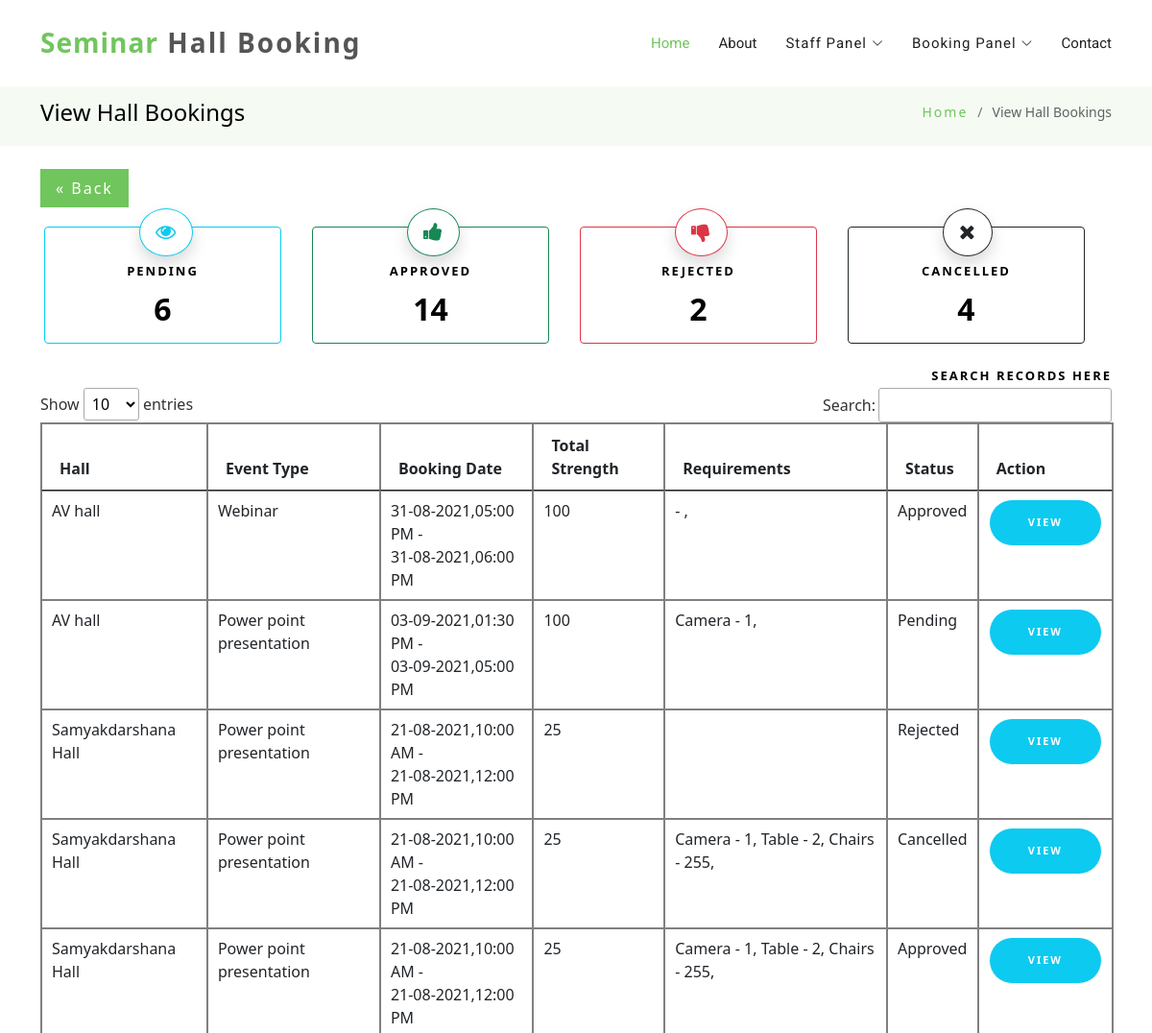
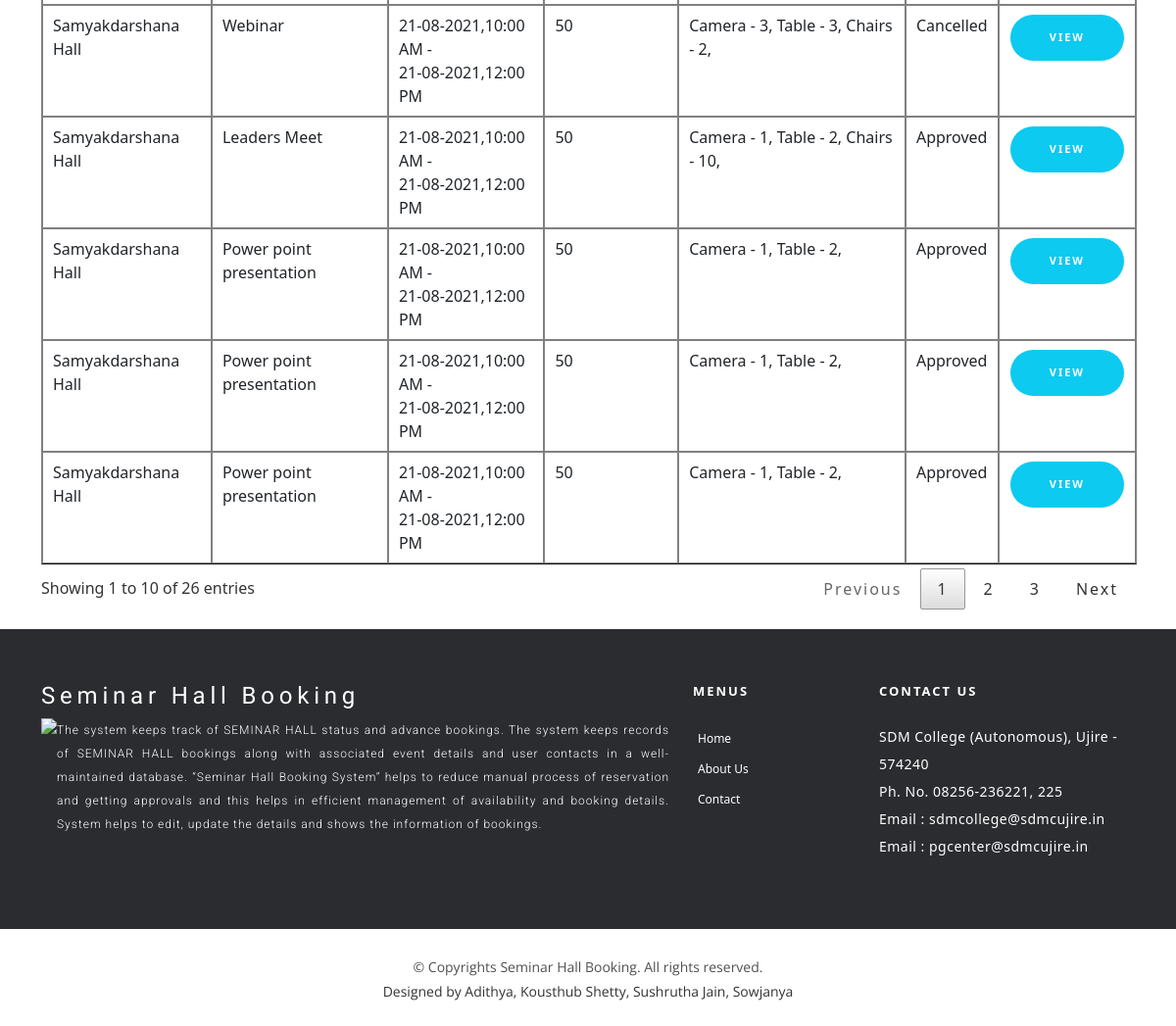
/viewbookings.php (signed in), run on the app's committed database (2 pictures, top to bottom).
### tables this page shows
CREATE TABLE `hall_booking` (
  `hall_booking_id` bigint(20) NOT NULL,
  `hallid` bigint(20) NOT NULL,
  `booked_date` datetime NOT NULL,
  `department_id` bigint(20) NOT NULL,
  `staffid` bigint(20) NOT NULL,
  `eventtypeid` bigint(20) NOT NULL,
  `booking_start_dt_tim` datetime NOT NULL,
  `booking_end_dt_tim` datetime DEFAULT NULL,
  `booking_reason` text NOT NULL,
  `total_strength` int(11) NOT NULL,
  `staff_note` text NOT NULL,
  `requirements` text NOT NULL,
  `admin_note` text NOT NULL,
  `event_description` text NOT NULL,
  `gallery` text NOT NULL,
  `status` varchar(10) NOT NULL
);

CREATE TABLE `hall` (
  `hallid` bigint(20) NOT NULL,
  `hallname` varchar(50) NOT NULL,
  `halldescription` text NOT NULL,
  `max_capacity` bigint(20) NOT NULL,
  `hallimage` varchar(300) NOT NULL,
  `hall_status` varchar(10) NOT NULL
);

CREATE TABLE `eventtype` (
  `eventtypeid` bigint(20) NOT NULL,
  `eventtype` varchar(25) NOT NULL,
  `eventicon` varchar(300) NOT NULL,
  `eventdescription` text NOT NULL,
  `status` varchar(10) NOT NULL
);

### viewbookings.php (the view, shortened to what this page needs)
<?php
include("header.php");
?>
  <main id="main">
    <section class="breadcrumbs">
      <div class="container">
        <div class="d-flex justify-content-between align-items-center">
          <h2>View Hall Bookings  <?php
           ?></h2>
          <ol>
            <li><a href="index.php">Home</a></li>
            <li>View Hall Bookings</li>
          </ol>
        </div>
      </div>
    </section>
    <section class="inner-page pt-4">
      <div class="container">
      <a href="#" class="back" onclick="window.history.back()" >&laquo; Back</a>
	  <p>
<div class="jumbotron">
<div class="row w-100">
        <div class="col-md-3" style="cursor: pointer;" onclick="window.location='viewbookings.php?st=Pending'">
            <div class="card border-info mx-sm-1 p-3 divpendingblock">
                <div class="card border-info shadow text-info p-3 my-card" ><span class="fa fa-eye fa-lg" aria-hidden="true"></span></div>
                <div class="text-info text-center mt-3"><h4>Pending</h4></div>
                <div class="text-info text-center mt-2"><h2><?php
$sql ="SELECT hall_booking.*, hall.hallname, department.department_name, staff.staffname, eventtype.eventtype FROM hall_booking LEFT JOIN hall ON hall_booking.hallid=hall.hallid LEFT JOIN department ON department.department_id=hall_booking.department_id LEFT JOIN staff ON staff.staffid=hall_booking.staffid LEFT JOIN eventtype ON eventtype.eventtypeid=hall_booking.eventtypeid";
$sql = $sql . " WHERE (hall_booking.status='Pending' OR hall_booking.status='Inactive') AND hall_booking.staffid='$_SESSION[staffid]'";
$qsql = mysqli_query($con,$sql);
echo mysqli_num_rows($qsql);
				?></h2></div>
            </div>
        </div>
        <div class="col-md-3" onclick="window.location='viewbookings.php?st=Approved'">
            <div class="card border-success mx-sm-1 p-3 divapprovedblock">
                <div class="card border-success shadow text-success p-3 my-card "><span class="fa fa-thumbs-up fa-lg" aria-hidden="true"></span></div>
                <div class="text-success text-center mt-3"><h4>Approved</h4></div>
                <div class="text-success text-center mt-2"><h2><?php
$sql ="SELECT hall_booking.*, hall.hallname, department.department_name, staff.staffname, eventtype.eventtype FROM hall_booking LEFT JOIN hall ON hall_booking.hallid=hall.hallid LEFT JOIN department ON department.department_id=hall_booking.department_id LEFT JOIN staff ON staff.staffid=hall_booking.staffid LEFT JOIN eventtype ON eventtype.eventtypeid=hall_booking.eventtypeid";
$sql = $sql . " WHERE hall_booking.status='Approved' AND hall_booking.staffid='$_SESSION[staffid]'";
$qsql = mysqli_query($con,$sql);
echo mysqli_num_rows($qsql);
				?></h2></div>
            </div>
        </div>
        <div class="col-md-3" onclick="window.location='viewbookings.php?st=Rejected'">
            <div class="card border-danger mx-sm-1 p-3 divrejectedblock">
                <div class="card border-danger shadow text-danger p-3 my-card " ><span class="fa fa-thumbs-down fa-lg " aria-hidden="true"></span></div>
                <div class="text-danger text-center mt-3"><h4>Rejected</h4></div>
                <div class="text-danger text-center mt-2"><h2><?php
$sql ="SELECT hall_booking.*, hall.hallname, department.department_name, staff.staffname, eventtype.eventtype FROM hall_booking LEFT JOIN hall ON hall_booking.hallid=hall.hallid LEFT JOIN department ON department.department_id=hall_booking.department_id LEFT JOIN staff ON staff.staffid=hall_booking.staffid LEFT JOIN eventtype ON eventtype.eventtypeid=hall_booking.eventtypeid";
$sql = $sql . " WHERE hall_booking.status='Rejected' AND hall_booking.staffid='$_SESSION[staffid]'";
$qsql = mysqli_query($con,$sql);
echo mysqli_num_rows($qsql);
				?></h2></div>
            </div>
        </div>
        <div class="col-md-3" onclick="window.location='viewbookings.php?st=Cancelled'">
            <div class="card border-dark mx-sm-1 p-3 divrcancelledblock">
                <div class="card border-dark shadow text-dark p-3 my-card" ><span class="fa fa-close fa-lg " aria-hidden="true"></span></div>
                <div class="text-dark text-center mt-3"><h4>Cancelled</h4></div>
                <div class="text-dark text-center mt-2"><h2><?php
$sql ="SELECT hall_booking.*, hall.hallname, department.department_name, staff.staffname, eventtype.eventtype FROM hall_booking LEFT JOIN hall ON hall_booking.hallid=hall.hallid LEFT JOIN department ON department.department_id=hall_booking.department_id LEFT JOIN staff ON staff.staffid=hall_booking.staffid LEFT JOIN eventtype ON eventtype.eventtypeid=hall_booking.eventtypeid";
$sql = $sql . " WHERE hall_booking.status='Cancelled' AND hall_booking.staffid='$_SESSION[staffid]'";
$qsql = mysqli_query($con,$sql);
echo mysqli_num_rows($qsql);
				?></h2></div>
            </div>
        </div>
     </div>
</div>
	  </p>
        <p>
        <h4 style="text-align:right;">Search Records Here<i class="fa fa-down" aria-hidden="true"></i></i></h4>
<table id="datatableplugin"  class="table table-bordered">
  <thead>
  <tr>
    <th>Hall</th>
    <th>Event Type</th>
    <th>Booking Date</th>
    <th>Total Strength</th>
    <th>Requirements</th>
    <th>Status</th>
    <th>Action</th>
  </tr>
  </thead>
  <tbody>
<?php
$sql ="SELECT hall_booking.*, hall.hallname, department.department_name, staff.staffname, eventtype.eventtype,hall_booking.status as hall_bookingstatus FROM hall_booking LEFT JOIN hall ON hall_booking.hallid=hall.hallid LEFT JOIN department ON department.department_id=hall_booking.department_id LEFT JOIN staff ON staff.staffid=hall_booking.staffid LEFT JOIN eventtype ON eventtype.eventtypeid=hall_booking.eventtypeid WHERE hall_booking.staffid='$_SESSION[staffid]'";
if($_GET['st'] == 'Pending')
{
	$sql = $sql . " AND hall_booking.status='$_GET[st]'";
}
else if($_GET['st'] == 'Approved')
{
	$sql = $sql . " AND hall_booking.status='$_GET[st]'";
}
else if($_GET['st'] == 'Rejected')
{
	$sql = $sql . " AND hall_booking.status='$_GET[st]'";
}
else if($_GET['st'] == 'Cancelled')
{
  $sql = $sql . " AND hall_booking.status='$_GET[st]'";
}
else
{
	$sql = $sql . " AND hall_booking.status!=''";
}
$qsql = mysqli_query($con,$sql);
while($rs = mysqli_fetch_array($qsql))
{
	$req = unserialize($rs['requirements']);
	$reqrec= "";
	for($i=0;$i<count($req['equipmentqty']);$i++)
	{
		$reqrec = $reqrec . $req['equipment_type'][$i] . " - " . $req['equipmentqty'][$i] . ", ";
	}
	echo "
    <tr>
        <td>"  . $rs['hallname'] . "</td>
        <td>"  . $rs['eventtype'] . "</td>
        <td>"  .  date("d-m-Y",strtotime($rs['booking_start_dt_tim'])) .",". date("h:i A",strtotime($rs['booking_start_dt_tim'])) . " -<br> " . date("d-m-Y",strtotime($rs['booking_end_dt_tim'])) .",". date("h:i A",strtotime($rs['booking_end_dt_tim'])) . "</td>
        <td>"  . $rs['total_strength'] . "</td>
        <td>"  . $reqrec . "</td>
        <td>"  . $rs['hall_bookingstatus'] . "</td>
        <td><a href='hall_booking_acknowledgement.php?hall_booking_id=$rs[hall_booking_id]' class='btn btn-info' style='width: 100%;' >View</a></td>
    </tr>
  ";
}
?>
  </tbody>
</table>
        </p>
      </div>
    </section>
</main>
<?php include("footer.php"); ?>

### assets/css/style.css (style rules this page uses)
body { background-color: #fff; color: #333; }
h1, h2, h3, h4, h5, h6 { margin: 0; }
h2 { color: #000; font-weight: 600; }
h4 { color: #000; font-size: 13px; font-weight: 700; letter-spacing: 2px; text-transform: uppercase; line-height: 2; }
a { letter-spacing: 2px; text-decoration: none; color: #71c55d; }
li { color: #626262; font-size: 13px; font-weight: 400; letter-spacing: 2px; line-height: 30px; text-transform: capitalize; }
p { color: #505050; font-size: 14px; font-weight: 300; letter-spacing: 0.5px; line-height: 2; margin-bottom: 20px; }
span { letter-spacing: 1px; }
.btn { border: 1px solid #fff; border-radius: 50px; color: #fff; font-size: 11px; font-weight: 600; padding: 15px 40px; text-transform: uppercase; transition: all 0.5s ease-in-out 0s; }
.fa { text-decoration: none; font-size: 13px; }
section { overflow: hidden; }
.breadcrumbs { padding: 20px 0; background-color: #f5fbf3; min-height: 40px; margin-top: 82px; }
.breadcrumbs h2 { font-size: 24px; font-weight: 300; margin: 0; }
.breadcrumbs ol { display: flex; flex-wrap: wrap; list-style: none; padding: 0; margin: 0; }
.breadcrumbs ol li { letter-spacing: 0; font-size: 14px; }
.breadcrumbs ol li + li { padding-left: 10px; }
.breadcrumbs ol li + li::before { display: inline-block; padding-right: 10px; color: #6c757d; content: "/"; }

### header.php (style rules this page uses)
table.table-bordered { border:1px solid grey; margin-top:20px; }
table.table-bordered > thead > tr > th { border:1px solid grey; }
table.table-bordered > tbody > tr > td { border:1px solid grey; }
.back { text-decoration: none; display: inline-block; padding: 8px 16px; text-decoration: none; display: inline-block; padding: 8px 16px; background-color: #71c55d; color: white; }

### viewbookings.php (style rules this page uses)
.my-card { position:absolute; left:40%; top:-20px; border-radius:50%; }

### data on the page
hall_booking: hallid.hallname "Samyakdarshana Hall", eventtypeid.eventtype "Power point presentation", booking_start_dt_tim "21-08-2021", booking_start_dt_tim "10:00 AM", booking_end_dt_tim "21-08-2021", booking_end_dt_tim "12:00 PM", total_strength "25", status "Rejected"
hall_booking: hallid.hallname "Samyakdarshana Hall", eventtypeid.eventtype "Power point presentation", booking_start_dt_tim "21-08-2021", booking_start_dt_tim "10:00 AM", booking_end_dt_tim "21-08-2021", booking_end_dt_tim "12:00 PM", total_strength "25", requirements "Camera - 1, Table - 2, Chairs - 255,", status "Cancelled"
hall_booking: hallid.hallname "Samyakdarshana Hall", eventtypeid.eventtype "Power point presentation", booking_start_dt_tim "21-08-2021", booking_start_dt_tim "10:00 AM", booking_end_dt_tim "21-08-2021", booking_end_dt_tim "12:00 PM", total_strength "25", requirements "Camera - 1, Table - 2, Chairs - 255,", status "Approved"
hall_booking: hallid.hallname "Samyakdarshana Hall", eventtypeid.eventtype "Webinar", booking_start_dt_tim "21-08-2021", booking_start_dt_tim "10:00 AM", booking_end_dt_tim "21-08-2021", booking_end_dt_tim "12:00 PM", total_strength "50", requirements "Camera - 3, Table - 3, Chairs - 2,", status "Cancelled"
hall_booking: hallid.hallname "Samyakdarshana Hall", eventtypeid.eventtype "Leaders Meet", booking_start_dt_tim "21-08-2021", booking_start_dt_tim "10:00 AM", booking_end_dt_tim "21-08-2021", booking_end_dt_tim "12:00 PM", total_strength "50", requirements "Camera - 1, Table - 2, Chairs - 10,", status "Approved"
hall_booking: hallid.hallname "Samyakdarshana Hall", eventtypeid.eventtype "Power point presentation", booking_start_dt_tim "21-08-2021", booking_start_dt_tim "10:00 AM", booking_end_dt_tim "21-08-2021", booking_end_dt_tim "12:00 PM", total_strength "50", requirements "Camera - 1, Table - 2,", status "Approved"
hall_booking: hallid.hallname "Samyakdarshana Hall", eventtypeid.eventtype "Power point presentation", booking_start_dt_tim "21-08-2021", booking_start_dt_tim "10:00 AM", booking_end_dt_tim "21-08-2021", booking_end_dt_tim "12:00 PM", total_strength "50", requirements "Camera - 1, Table - 2,", status "Approved"
hall_booking: hallid.hallname "Samyakdarshana Hall", eventtypeid.eventtype "Power point presentation", booking_start_dt_tim "21-08-2021", booking_start_dt_tim "10:00 AM", booking_end_dt_tim "21-08-2021", booking_end_dt_tim "12:00 PM", total_strength "50", requirements "Camera - 1, Table - 2,", status "Approved"
hall_booking: hallid.hallname "AV hall", eventtypeid.eventtype "Webinar", booking_start_dt_tim "31-08-2021", booking_start_dt_tim "05:00 PM", booking_end_dt_tim "31-08-2021", booking_end_dt_tim "06:00 PM", total_strength "100", requirements "- ,", status "Approved"
hall_booking: hallid.hallname "AV hall", eventtypeid.eventtype "Power point presentation", booking_start_dt_tim "03-09-2021", booking_start_dt_tim "01:30 PM", booking_end_dt_tim "03-09-2021", booking_end_dt_tim "05:00 PM", total_strength "100", requirements "Camera - 1,", status "Pending"

### other printed values
mysqli_num_rows($qsql) "6"
mysqli_num_rows($qsql) "14"
mysqli_num_rows($qsql) "2"
mysqli_num_rows($qsql) "4"
